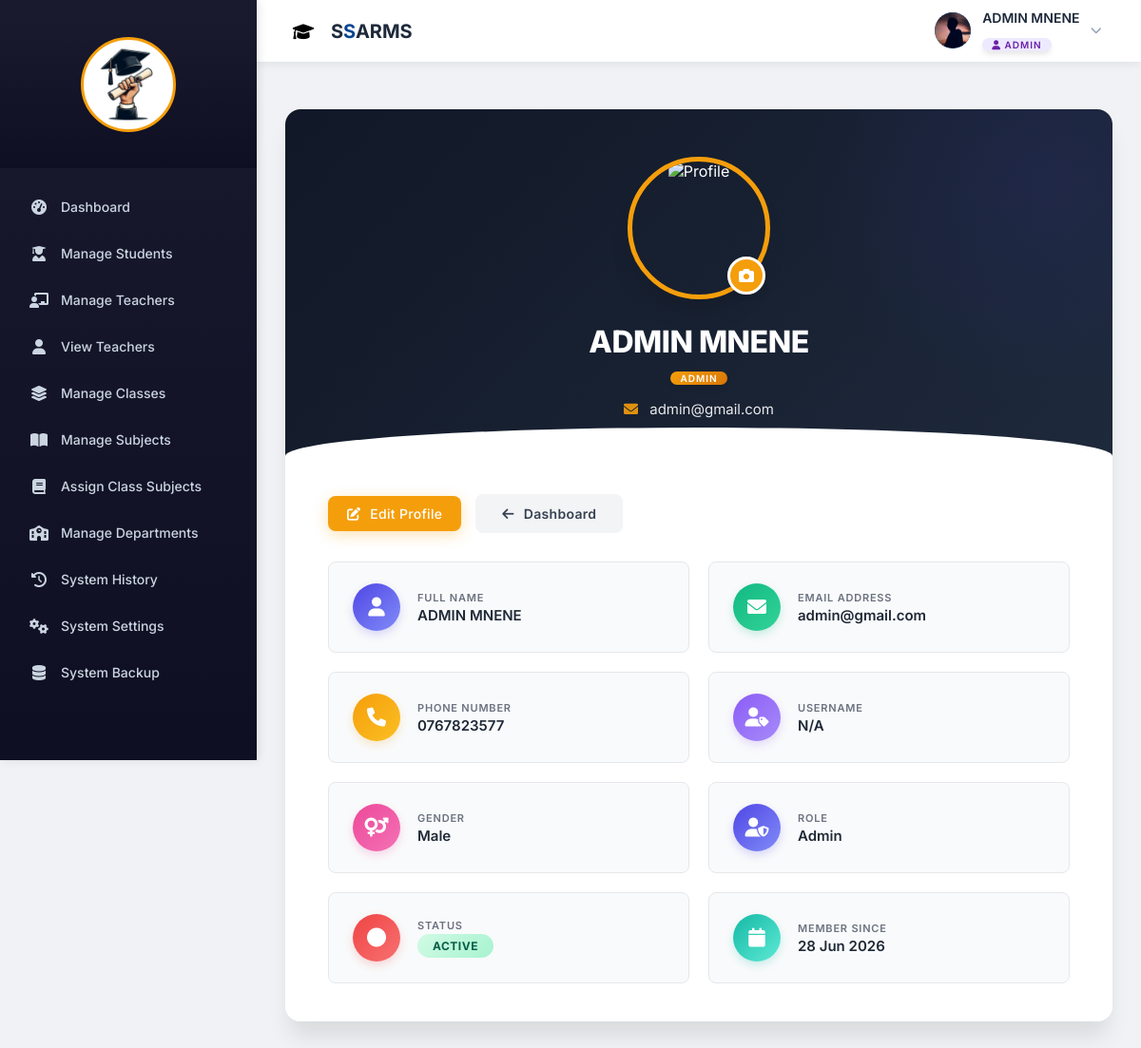
The page /academic/view_profile.php (signed in) on the database its author committed.
### tables this page shows
CREATE TABLE `users` (
  `user_id` int(11) NOT NULL AUTO_INCREMENT,
  `full_name` varchar(150) NOT NULL,
  `email` varchar(150) NOT NULL,
  `password` varchar(255) NOT NULL,
  `role` enum('admin','teacher','student','academic') NOT NULL,
  `phone` varchar(20) DEFAULT NULL,
  `gender` enum('male','female') DEFAULT NULL,
  `created_at` timestamp NULL DEFAULT current_timestamp(),
  `reset_token` varchar(255) DEFAULT NULL,
  `profile_pic` varchar(255) DEFAULT NULL,
  `status` enum('active','suspended') DEFAULT 'active',
  PRIMARY KEY (`user_id`),
  UNIQUE KEY `email` (`email`)
);

### academic/view_profile.php (the view, shortened to what this page needs)
<?php
require_once('db.php');
$user_id   = $_SESSION['user_id'];
$user_role = $_SESSION['role'] ?? '';
$query = mysqli_query($conn, "SELECT * FROM users WHERE user_id='$user_id'");
$user = mysqli_fetch_assoc($query);
$sidebar = '';
$topbar = '';
$dashboard = '';
switch($user_role){
    case "admin":
        $sidebar   = "../admin/admin_sidebar.php";
        $topbar    = "../auth/topbar.php";
        $dashboard = "../admin/admin_dashboard.php";
        break;
}
    ?>
<!DOCTYPE html>
<html lang="en">
<head>
    <link rel="stylesheet" href="https://cdnjs.cloudflare.com/ajax/libs/font-awesome/6.5.2/css/all.min.css">
</head>
<body>
<?php
if(file_exists($sidebar)){
    include($sidebar);
} else {
    $root_sidebar = dirname(__FILE__) . "/" . $sidebar;
    if(file_exists($root_sidebar)){
        include($root_sidebar);
    }
}
if(file_exists($topbar)){
    include($topbar);
} else {
    $root_topbar = dirname(__FILE__) . "/" . $topbar;
    if(file_exists($root_topbar)){
        include($root_topbar);
    }
}
?>
<div class="main-content">
    <div class="profile-card">
        <div class="profile-header">
            <div class="profile-image-wrapper">
                <div class="profile-image">
                    <?php
                    if(!empty($user['profile_pic']) && file_exists("uploads/".$user['profile_pic'])){
                        $profilePic = "uploads/".htmlspecialchars($user['profile_pic']);
                    }else{
                        $profilePic = "uploads/default.png";
                    }
                    ?>
                    <img src="<?= $profilePic ?>" id="profilePreview" alt="Profile">
                </div>
                <div class="profile-image-edit-badge" onclick="toggleProfile()" title="Change Profile Picture">
                    <i class="fas fa-camera"></i>
                </div>
            </div>
            <h2 id="displayName"><?= htmlspecialchars($user['full_name']); ?></h2>
            <span class="role-badge"><?= ucfirst($user['role']); ?></span>
            <div class="profile-email">
                <i class="fas fa-envelope"></i>
                <?= htmlspecialchars($user['email']); ?>
            </div>
        </div>
        <div class="profile-body">
            <div class="action-bar">
                <button type="button" class="btn btn-primary" id="toggleBtn" onclick="toggleProfile()">
                    <i class="fas fa-edit"></i>
                    Edit Profile
                </button>
                <a href="<?= $dashboard ?>" class="btn btn-secondary">
                    <i class="fas fa-arrow-left"></i>
                    Dashboard
                </a>
            </div>
            <div id="viewProfile">
                <div class="info-grid">
                    <div class="info-card">
                        <div class="icon"><i class="fas fa-user"></i></div>
                        <div class="details">
                            <span class="label">Full Name</span>
                            <span class="value"><?= htmlspecialchars($user['full_name']); ?></span>
                        </div>
                    </div>
                    <div class="info-card">
                        <div class="icon green"><i class="fas fa-envelope"></i></div>
                        <div class="details">
                            <span class="label">Email Address</span>
                            <span class="value"><?= htmlspecialchars($user['email']); ?></span>
                        </div>
                    </div>
                    <div class="info-card">
                        <div class="icon orange"><i class="fas fa-phone"></i></div>
                        <div class="details">
                            <span class="label">Phone Number</span>
                            <span class="value">
                                <?= !empty($user['phone']) ? htmlspecialchars($user['phone']) : "Not Available"; ?>
                            </span>
                        </div>
                    </div>
                    <div class="info-card">
                        <div class="icon purple"><i class="fas fa-user-tag"></i></div>
                        <div class="details">
                            <span class="label">Username</span>
                            <span class="value"><?= htmlspecialchars($user['username'] ?? 'N/A'); ?></span>
                        </div>
                    </div>
                    <div class="info-card">
                        <div class="icon pink"><i class="fas fa-venus-mars"></i></div>
                        <div class="details">
                            <span class="label">Gender</span>
                            <span class="value"><?= ucfirst($user['gender'] ?? 'Not Set'); ?></span>
                        </div>
                    </div>
                    <div class="info-card">
                        <div class="icon"><i class="fas fa-user-shield"></i></div>
                        <div class="details">
                            <span class="label">Role</span>
                            <span class="value"><?= ucfirst($user['role']); ?></span>
                        </div>
                    </div>
                    <div class="info-card">
                        <div class="icon red"><i class="fas fa-circle"></i></div>
                        <div class="details">
                            <span class="label">Status</span>
                            <span class="value">
                                <?php if($user['status']=="active"): ?>
                                    <span class="status-badge active">Active</span>
                                <?php else: ?>
                                    <span class="status-badge inactive">Inactive</span>
                                <?php endif; ?>
                            </span>
                        </div>
                    </div>
                    <div class="info-card">
                        <div class="icon teal"><i class="fas fa-calendar"></i></div>
                        <div class="details">
                            <span class="label">Member Since</span>
                            <span class="value"><?= date("d M Y", strtotime($user['created_at'])); ?></span>
                        </div>
                    </div>
                </div>
            </div>
        </div>
    </div>
</div>
</body>
</html>

### admin/admin_sidebar.php (style rules this page uses)
* { margin: 0; padding: 0; box-sizing: border-box; }
body { font-family: 'Segoe UI', Arial, sans-serif; background: #f0f2f5; }
.main-content { margin-left: 270px; transition: 0.3s; }
.btn-primary { background: #f59e0b; color: white; border: none; padding: 10px 20px; border-radius: 8px; cursor: pointer; font-weight: 500; transition: all 0.3s ease; }

### auth/topbar.php (style rules this page uses)
.role-badge { display: inline-block; padding: 1px 10px; border-radius: 20px; font-size: 10px; font-weight: 600; text-transform: uppercase; }

### rows shown on the page
users: full_name "ADMIN MNENE", role "ADMIN", email "admin@gmail.com", phone "0767823577", gender "Male", role "Admin", created_at "28 Jun 2026"

### other values the page prints
$full_name "ADMIN MNENE"
$user_role "ADMIN"
$user['username'] "N/A"
